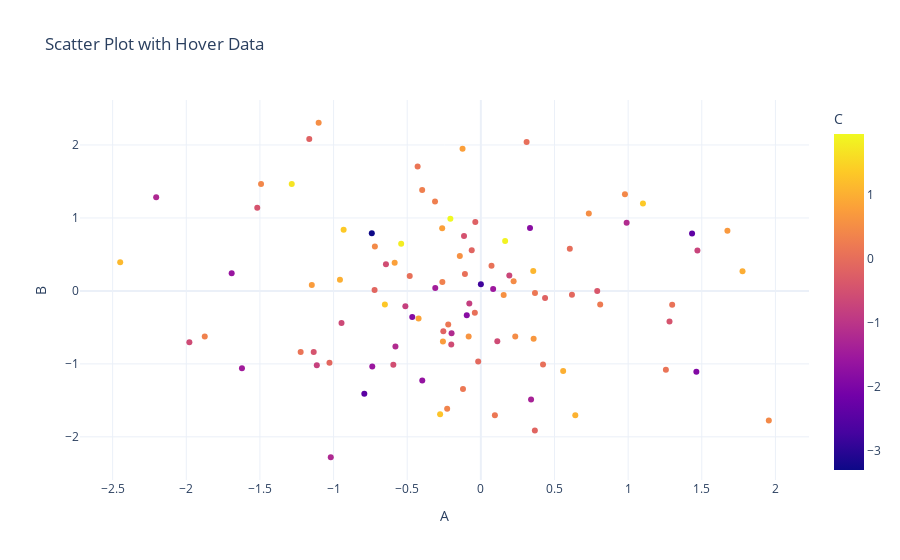

Notebook code for this chart:
### Code cell
# Scatter plot with hover data
fig = px.scatter(df, x='A', y='B', color='C', hover_data=['D'],
                 title='Scatter Plot with Hover Data')
fig.show()
